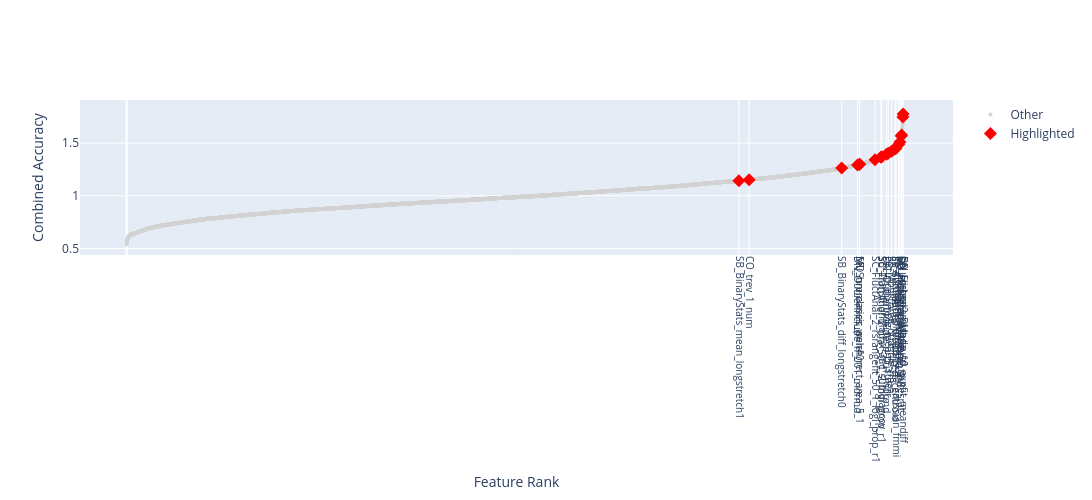

The cell this chart's notebook holds for it:
### Code cell
fig = fs.plot_combined_accuracy(perf_scores_n_c)
fig.show()

### Figure 1 — Plotly figure (JSON) as saved in the notebook; plotly's stock layout.template omitted (floating-point values rounded to 4 significant figures; data arrays with more than 128 entries replaced by an {"elided": "..."} marker saying what was removed)
{"data": [{"hoverinfo": "text+y", "marker": {"color": "lightgrey", "size": 4}, "mode": "markers", "name": "Other", "text": {"elided": "6316 str values"}, "type": "scatter", "x": {"elided": "6316 int values"}, "y": {"elided": "6316 float values"}}, {"hoverinfo": "text+y", "marker": {"color": "red", "size": 10, "symbol": "diamond"}, "mode": "markers", "name": "Highlighted", "text": ["SB_BinaryStats_mean_longstretch1", "CO_trev_1_num", "SB_BinaryStats_diff_longstretch0", "DN_OutlierInclude_n_001_mdrmd", "MD_hrv_classic_pnn40", "SP_Summaries_welch_rect_area_5_1", "SC_FluctAnal_2_rsrangefit_50_1_logi_prop_r1", "SC_FluctAnal_2_dfa_50_1_2_logi_prop_r1", "SB_TransitionMatrix_3ac_sumdiagcov", "DN_OutlierInclude_p_001_mdrmd", "FC_LocalSimple_mean3_stderr", "SB_MotifThree_quantile_hh", "SP_Summaries_welch_rect_centroid", "IN_AutoMutualInfoStats_40_gaussian_fmmi", "PD_PeriodicityWang_th0.01", "CO_HistogramAMI_even_2_5", "FC_LocalSimple_mean1_tauresrat", "DN_HistogramMode_5", "CO_Embed2_Dist_tau_d_expfit_meandiff", "DN_HistogramMode_10"], "type": "scatter", "x": [4995, 5079, 5834, 5963, 5980, 5981, 6106, 6153, 6162, 6200, 6214, 6242, 6270, 6277, 6299, 6309, 6320, 6323, 6333, 6335], "y": [1.143, 1.153, 1.265, 1.293, 1.299, 1.3, 1.343, 1.367, 1.371, 1.395, 1.403, 1.423, 1.446, 1.451, 1.487, 1.511, 1.567, 1.577, 1.749, 1.777]}], "layout": {"height": 500, "hovermode": "closest", "width": 1200, "xaxis": {"tickangle": 90, "tickfont": {"size": 10}, "ticktext": ["SB_BinaryStats_mean_longstretch1", "CO_trev_1_num", "SB_BinaryStats_diff_longstretch0", "DN_OutlierInclude_n_001_mdrmd", "MD_hrv_classic_pnn40", "SP_Summaries_welch_rect_area_5_1", "SC_FluctAnal_2_rsrangefit_50_1_logi_prop_r1", "SC_FluctAnal_2_dfa_50_1_2_logi_prop_r1", "SB_TransitionMatrix_3ac_sumdiagcov", "DN_OutlierInclude_p_001_mdrmd", "FC_LocalSimple_mean3_stderr", "SB_MotifThree_quantile_hh", "SP_Summaries_welch_rect_centroid", "IN_AutoMutualInfoStats_40_gaussian_fmmi", "PD_PeriodicityWang_th0.01", "CO_HistogramAMI_even_2_5", "FC_LocalSimple_mean1_tauresrat", "DN_HistogramMode_5", "CO_Embed2_Dist_tau_d_expfit_meandiff", "DN_HistogramMode_10"], "tickvals": [4995, 5079, 5834, 5963, 5980, 5981, 6106, 6153, 6162, 6200, 6214, 6242, 6270, 6277, 6299, 6309, 6320, 6323, 6333, 6335], "title": {"text": "Feature Rank"}}, "yaxis": {"title": {"text": "Combined Accuracy"}}}}
